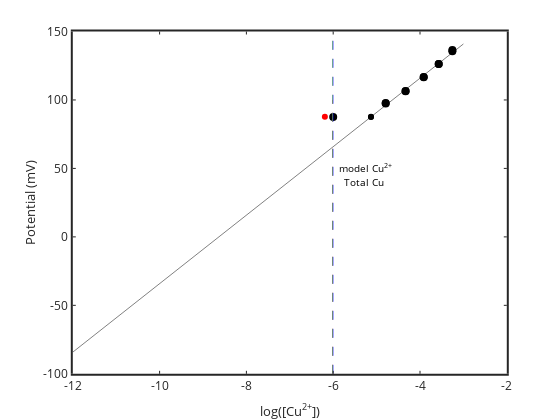

The cell this chart's notebook holds for it:
### Code cell
% MODEL FOR COMPARISON

%model with just inorganic speciation
%geochemical model
% input the constants and solution chemistry

flag1=2; %flag1 for concentration based search vector (1) or for log based search vector (2).
flag2=1; %flag2 for numerical derivatives (2) or analtyical derivatives (1)
database=[]; 
flag3=0; % flag3 1 for show warnings. 0 no warnings
flag4=0; %if=1 solve tableau one line at a time to get a good initial guess (no solids). really challenging probs only
flag5=0; %if=1 use stored initial guess for including solids

CuT=CuTmeas; inorganicTOTALS=[CuT];
inorganicTOTALS(inorganicTOTALS==0)=1e-16; % get rid of zero values, b/c div by zero error
TOTALS=[inorganicTOTALS]; %TOTALS=inorganicTOTALS;
pe=20.75-pH; PCO2=10^-3.5;
[Cuall,CuOH,CuOH2s,CuOs,CuCO3s,tenorite,malachite,MASSERR]=CuOHCO2opentableauallsolids(pH,pe,PCO2,TOTALS',flag1,flag2,flag3,flag4,flag5,database);
[CuwithCuOs,CuOH,CuOH2s,CuOs,CuCO3s,tenorite,malachite,MASSERR]=CuOHCO2opentableauCuOs(pH,pe,PCO2,TOTALS',flag1,flag2,flag3,flag4,flag5,database);
[Cunosolid,CuOH,CuOH2s,CuOs,CuCO3s,tenorite,malachite,MASSERR]=CuOHCO2opentableaunosolid(pH,pe,PCO2,TOTALS',flag1,flag2,flag3,flag4,flag5,database);

plot(log10(CuTplus),Emeas,'ko','markersize',8)

hold on
plot([logCuoriginal'],[mVAoriginal'],'ko')
logCuplot=-12:0.1:-3; Eplot=polyval(param,logCuplot);
plot(logCuplot,Eplot,'k-')
set(gca,'linewidth',2)
xlabel('log[Cu^{2+}]'); ylabel('E (mV)')
hold on

plot([log10(Cuall) log10(Cuall)],[-100 100],'r--')
plot([log10(Cunosolid) log10(Cunosolid)],[-100 150],'m--'); hold on
plot([log10(CuwithCuOs) log10(CuwithCuOs)],[-100 150],'g--'); hold on
plot([log10(CuT) log10(CuT)],[-100 150],'b--')
%plot([-9.576 -9.576],[-100 100],'b--')

text(log10(Cunosolid)+0.1,50,'model Cu^{2+}','rotation',90)
text(log10(CuT)+0.2,40,'Total Cu','rotation',90)


xlabel('log([Cu^{2+}])')
ylabel('Potential (mV)')
set(gca,'LineWidth',2,'fontsize',12)

logCunosolid=log10(Cunosolid)
logCuoriginalsample=mean((mVAoriginal-param(2))/param(1))
logCuonept

plot(logCuonept,Eorig,'ro','markerfacecolor','r')

### Figure 1 — Plotly figure (JSON) as saved in the notebook; plotly's stock layout.template omitted (floating-point values rounded to 4 significant figures)
{"data": [{"line": {"color": "rgb(0, 0, 0)", "width": 0.5}, "marker": {"color": "rgb(0, 0, 0)", "line": {"color": "rgb(0, 0, 0)"}, "size": 8, "symbol": "circle"}, "mode": "markers", "name": "", "showlegend": false, "type": "scatter", "visibility": true, "x": [-6, -4.791, -4.791, -4.333, -4.333, -3.915, -3.915, -3.569, -3.569, -3.254, -3.254], "xaxis": "x", "y": [87.5, 97.4, 97.7, 106.4, 106.6, 116.7, 116.6, 126.3, 126.2, 136.5, 135.5], "yaxis": "y"}, {"line": {"color": "rgb(0, 0, 0)", "width": 0.5}, "marker": {"color": "rgb(0, 0, 0)", "line": {"color": "rgb(0, 0, 0)"}, "size": 6, "symbol": "circle"}, "mode": "markers", "name": "", "showlegend": false, "type": "scatter", "visibility": true, "x": [-5.129], "xaxis": "x", "y": [87.8], "yaxis": "y"}, {"line": {"color": "rgb(0, 0, 0)", "width": 0.5}, "marker": {"color": "rgb(0, 0, 0)", "line": {"color": "rgb(0, 0, 0)"}, "size": 6, "symbol": "circle"}, "mode": "markers", "name": "", "showlegend": false, "type": "scatter", "visibility": true, "x": [-5.129], "xaxis": "x", "y": [87.5], "yaxis": "y"}, {"line": {"color": "rgb(0, 0, 0)", "dash": "solid", "width": 0.5}, "marker": {"color": "rgb(0, 0, 0)", "line": {"color": "rgb(0, 0, 0)"}, "size": 6, "symbol": "none"}, "mode": "lines", "name": "", "showlegend": false, "type": "scatter", "visibility": true, "x": [-12, -11.9, -11.8, -11.7, -11.6, -11.5, -11.4, -11.3, -11.2, -11.1, -11, -10.9, -10.8, -10.7, -10.6, -10.5, -10.4, -10.3, -10.2, -10.1, -10, -9.9, -9.8, -9.7, -9.6, -9.5, -9.4, -9.3, -9.2, -9.1, -9, -8.9, -8.8, -8.7, -8.6, -8.5, -8.4, -8.3, -8.2, -8.1, -8, -7.9, -7.8, -7.7, -7.6, -7.5, -7.4, -7.3, -7.2, -7.1, -7, -6.9, -6.8, -6.7, -6.6, -6.5, -6.4, -6.3, -6.2, -6.1, -6, -5.9, -5.8, -5.7, -5.6, -5.5, -5.4, -5.3, -5.2, -5.1, -5, -4.9, -4.8, -4.7, -4.6, -4.5, -4.4, -4.3, -4.2, -4.1, -4, -3.9, -3.8, -3.7, -3.6, -3.5, -3.4, -3.3, -3.2, -3.1, -3], "xaxis": "x", "y": [-84.17, -81.67, -79.17, -76.67, -74.17, -71.67, -69.17, -66.67, -64.17, -61.66, -59.16, -56.66, -54.16, -51.66, -49.16, -46.66, -44.16, -41.66, -39.16, -36.66, -34.16, -31.65, -29.15, -26.65, -24.15, -21.65, -19.15, -16.65, -14.15, -11.65, -9.147, -6.646, -4.146, -1.645, 0.8561, 3.357, 5.858, 8.358, 10.86, 13.36, 15.86, 18.36, 20.86, 23.36, 25.86, 28.36, 30.87, 33.37, 35.87, 38.37, 40.87, 43.37, 45.87, 48.37, 50.87, 53.37, 55.87, 58.37, 60.88, 63.38, 65.88, 68.38, 70.88, 73.38, 75.88, 78.38, 80.88, 83.38, 85.88, 88.38, 90.89, 93.39, 95.89, 98.39, 100.9, 103.4, 105.9, 108.4, 110.9, 113.4, 115.9, 118.4, 120.9, 123.4, 125.9, 128.4, 130.9, 133.4, 135.9, 138.4, 140.9], "yaxis": "y"}, {"line": {"color": "rgb(255,0,0)", "dash": "dash", "width": 0.5}, "marker": {"color": "rgb(255,0,0)", "line": {"color": "rgb(255,0,0)"}, "size": 6, "symbol": "none"}, "mode": "lines", "name": "", "showlegend": false, "type": "scatter", "visibility": true, "x": [-6.016, -6.016], "xaxis": "x", "y": [-100, 100], "yaxis": "y"}, {"line": {"color": "rgb(255,0,255)", "dash": "dash", "width": 0.5}, "marker": {"color": "rgb(255,0,255)", "line": {"color": "rgb(255,0,255)"}, "size": 6, "symbol": "none"}, "mode": "lines", "name": "", "showlegend": false, "type": "scatter", "visibility": true, "x": [-6.016, -6.016], "xaxis": "x", "y": [-100, 150], "yaxis": "y"}, {"line": {"color": "rgb(0,255,0)", "dash": "dash", "width": 0.5}, "marker": {"color": "rgb(0,255,0)", "line": {"color": "rgb(0,255,0)"}, "size": 6, "symbol": "none"}, "mode": "lines", "name": "", "showlegend": false, "type": "scatter", "visibility": true, "x": [-6.016, -6.016], "xaxis": "x", "y": [-100, 150], "yaxis": "y"}, {"line": {"color": "rgb(0,0,255)", "dash": "dash", "width": 0.5}, "marker": {"color": "rgb(0,0,255)", "line": {"color": "rgb(0,0,255)"}, "size": 6, "symbol": "none"}, "mode": "lines", "name": "", "showlegend": false, "type": "scatter", "visibility": true, "x": [-6, -6], "xaxis": "x", "y": [-100, 150], "yaxis": "y"}, {"line": {"color": "rgb(255,0,0)", "width": 0.5}, "marker": {"color": "rgb(255,0,0)", "line": {"color": "rgb(255,0,0)"}, "size": 6, "symbol": "circle"}, "mode": "markers", "name": "", "showlegend": false, "type": "scatter", "visibility": true, "x": [-6.192], "xaxis": "x", "y": [87.65], "yaxis": "y"}], "layout": {"annotations": [{"font": {"color": "rgb(0, 0, 0)", "size": 10}, "showarrow": false, "text": "model Cu<sup>2+</sup>", "x": -5.916, "xanchor": "left", "xref": "x", "y": 50, "yanchor": "middle", "yref": "y"}, {"font": {"color": "rgb(0, 0, 0)", "size": 10}, "showarrow": false, "text": "Total Cu", "x": -5.8, "xanchor": "left", "xref": "x", "y": 40, "yanchor": "middle", "yref": "y"}], "height": 420, "hovermode": "closest", "margin": {"b": 0, "l": 0, "r": 0, "t": 0}, "plot_bgcolor": "rgba(0, 0, 0, 0)", "showlegend": false, "width": 560, "xaxis": {"anchor": "y", "autorange": false, "domain": [0.13, 0.905], "exponentformat": "none", "gridcolor": "rgba(38,38,38,0.15)", "gridwidth": 2, "linecolor": "rgb(38,38,38)", "linewidth": 2, "mirror": "ticks", "range": [-12, -2], "showgrid": false, "showline": true, "side": "bottom", "spikedash": "solid", "spikemode": "across", "spikesides": false, "spikethickness": 1, "tickangle": 0, "tickcolor": "rgb(38,38,38)", "tickfont": {"color": "rgb(38,38,38)", "size": 12}, "ticklen": 3, "ticks": "inside", "ticktext": ["-12", "-10", "-8", "-6", "-4", "-2"], "tickvals": [-12, -10, -8, -6, -4, -2], "title": {"font": {"color": "rgb(38,38,38)", "size": 13.2}, "text": "log([Cu<sup>2+</sup>])"}, "type": "linear", "visible": true, "zeroline": false}, "yaxis": {"anchor": "x", "autorange": false, "domain": [0.11, 0.925], "exponentformat": "none", "gridcolor": "rgba(38,38,38,0.15)", "gridwidth": 2, "linecolor": "rgb(38,38,38)", "linewidth": 2, "mirror": "ticks", "range": [-100, 150], "showgrid": false, "showline": true, "side": "left", "spikedash": "solid", "spikemode": "across", "spikesides": false, "spikethickness": 1, "tickangle": 0, "tickcolor": "rgb(38,38,38)", "tickfont": {"color": "rgb(38,38,38)", "size": 12}, "ticklen": 3, "ticks": "inside", "ticktext": ["-100", "-50", "0", "50", "100", "150"], "tickvals": [-100, -50, 0, 50, 100, 150], "title": {"font": {"color": "rgb(38,38,38)", "size": 13.2}, "text": "Potential (mV)"}, "type": "linear", "visible": true, "zeroline": false}}}
